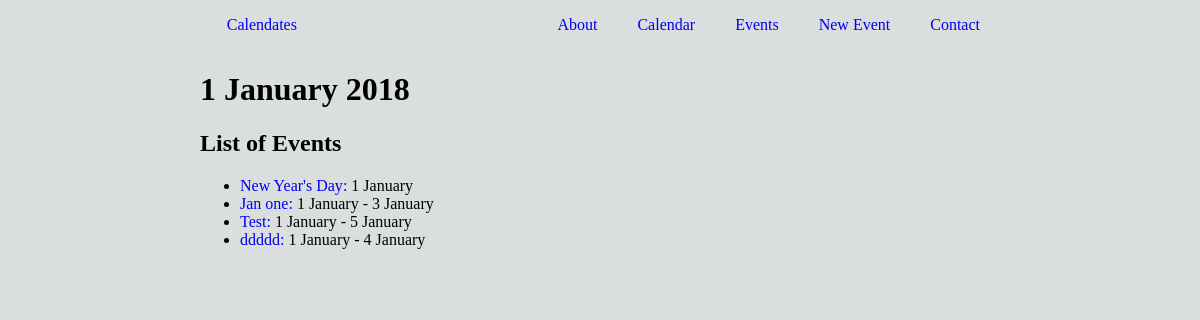
Page /calendates/2018/1/1/ on the earlier database version.
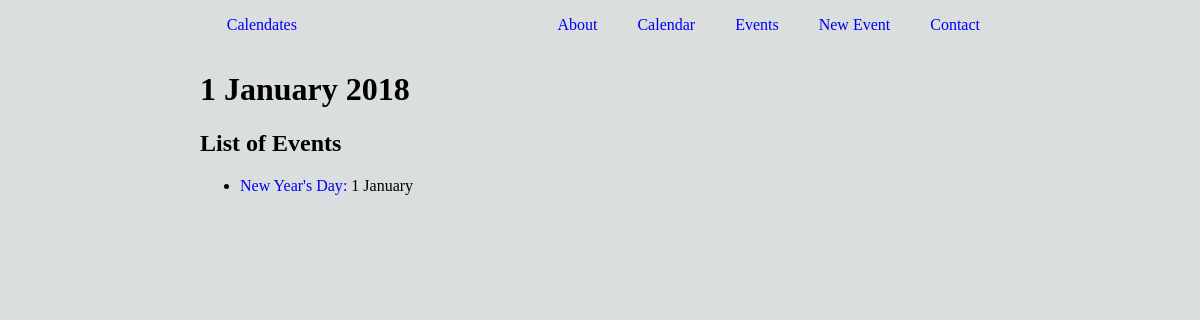
Same page on the later database version.
### database_setup.py (models this page shows, shortened)
class Event(db.Model):
	__tablename__ = 'event'
	id = db.Column(db.Integer, primary_key=True)
	name = db.Column(db.String(100), nullable=False)
	description = db.Column(db.String(1000))
	country = db.Column(db.String(50))
	city = db.Column(db.String(50))
	dates = db.relationship('Date', secondary=events_dates, order_by=Date.id, lazy='subquery', backref=db.backref('events'))

class Date(db.Model):
	__tablename__ = 'date'
	id = db.Column(db.Integer, primary_key=True)
	year = db.Column(db.Integer) #?? nullable since some events may not know exact date yet
	month = db.Column(db.Integer)
	month_name = db.Column(db.String(9))
	date = db.Column(db.Integer)
	day = db.Column(db.String(8))

### project.py (the view)
@app.route('/calendates/<int:year>/<int:month>/<int:date>/', methods=['GET'])
def date(year, month, date):
	date = Date.query.filter_by(year=year, month=month, date=date).one()
	events = Event.query.filter(Event.dates.contains(date)).all()
	return render_template('date.html', date=date, events=events)

### templates/date.html (shortened to what this page needs)
{% extends "layout.html" %}
{% block head %}
	{{ super() }}
{% endblock %}
{% block heading %}{{date.date}} {{date.month_name}} {{date.year}}{% endblock %}
{% block main %}
	<h2>List of Events</h2>
	<ul>
		{% for event in events %}
		<li><a href="{{url_for('eventInfo', event_id=event.id)}}">{{event.name}}:</a>
			{{event.dates[0].date}} {{event.dates[0].month_name}}
			{% if event.dates[1] %}
			 - {{event.dates[-1].date}} {{event.dates[-1].month_name}}
			{% endif %}
		</li>
		{% endfor %}
	</ul>
{% endblock %}

Differences in the rows shown:
removed Event: name "Jan one", date "1", month_name "January", date "3"
removed Event: name "Test", date "1", month_name "January", date "5"
removed Event: name "ddddd", date "1", month_name "January", date "4"
